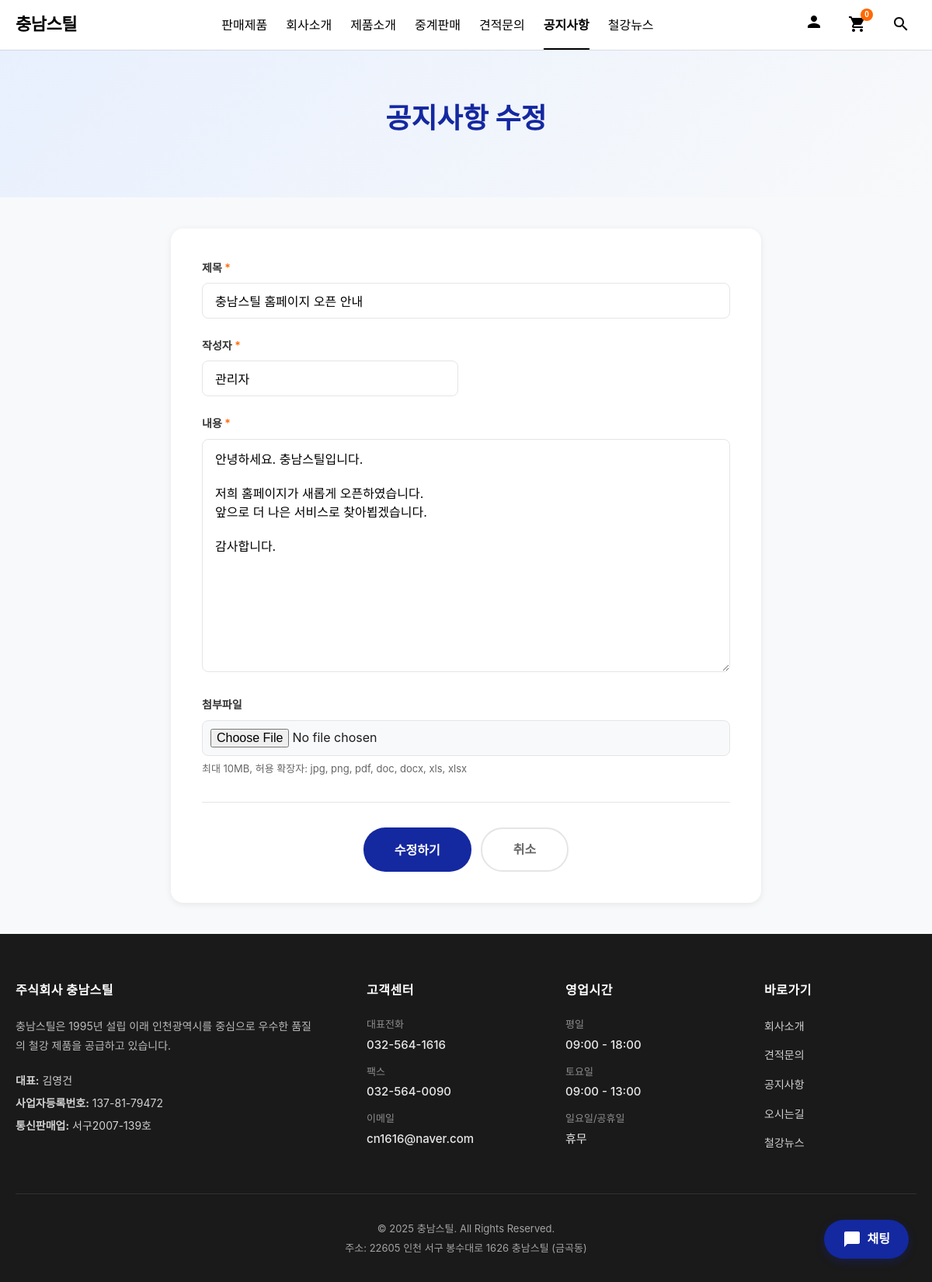
Screenshot of /board_edit.php?type=notice&id=1 (signed in) with the database file from the repository.
### tables this page shows
CREATE TABLE IF NOT EXISTS board_notice (
    id SERIAL PRIMARY KEY,
    title VARCHAR(255) NOT NULL,
    content TEXT NOT NULL,
    writer VARCHAR(100) NOT NULL,
    password VARCHAR(255) NOT NULL,
    attachment VARCHAR(255),
    view_count INTEGER DEFAULT 0,
    is_important BOOLEAN DEFAULT FALSE,
    created_at TIMESTAMP DEFAULT CURRENT_TIMESTAMP,
    updated_at TIMESTAMP DEFAULT CURRENT_TIMESTAMP
);

### board/board_template.php (called while the page is built, shortened)
<?php
class BoardTemplate {
    private $db;
    private $tableName;
    private $boardTitle;
    private $allowUpload;
    public function __construct($db, $boardType) {
        $this->db = $db;
        switch($boardType) {
            case 'notice':
                $this->tableName = 'board_notice';
                $this->boardTitle = '공지사항';
                $this->allowUpload = true;
                break;
        }
    }
    public function getPost($id) {
        $updateSql = "UPDATE {$this->tableName} SET view_count = view_count + 1 WHERE id = :id";
        $stmt = $this->db->prepare($updateSql);
        $stmt->bindParam(':id', $id);
        $stmt->execute();
        $sql = "SELECT * FROM {$this->tableName} WHERE id = :id";
        $stmt = $this->db->prepare($sql);
        $stmt->bindParam(':id', $id);
        $stmt->execute();
        return $stmt->fetch();
    }
    public function getBoardTitle() {
        return $this->boardTitle;
    }
    public function allowsUpload() {
        return $this->allowUpload;
    }
}
?>

### db.php (called while the page is built, shortened)
<?php
if (!function_exists('escape')) {
    function escape($str) {
        return htmlspecialchars($str, ENT_QUOTES, 'UTF-8');
    }
}
?>

### board_edit.php (the view, shortened to what this page needs)
<?php
require_once 'db.php';
require_once 'board/board_template.php';
$boardType = isset($_GET['type']) ? $_GET['type'] : '';
$id = isset($_GET['id']) ? (int)$_GET['id'] : 0;
$board = new BoardTemplate($pdo, $boardType);
$post = $board->getPost($id);
$authorized = false;
if (isset($_SESSION['board_edit_' . $id]) && $_SESSION['board_edit_' . $id] === true) {
    $authorized = true;
}
include 'head.php';
?>
<div class="page-header">
    <h2><?php echo $board->getBoardTitle(); ?> 수정</h2>
</div>
<section class="board-edit-section">
    <div class="edit-container">
        <?php if (!$authorized): ?>
            <form method="post" class="password-check-form">
                <h3>비밀번호 확인</h3>
                <p>게시글을 수정하려면 작성시 입력한 비밀번호를 입력해주세요.</p>
                <?php if (isset($passwordError)): ?>
                    <div class="alert error"><?php echo $passwordError; ?></div>
                <?php endif; ?>
                <div class="password-input-group">
                    <input type="password" name="password" placeholder="비밀번호를 입력하세요" required autofocus>
                </div>
                <div class="form-buttons">
                    <button type="submit" name="check_password" value="1" class="update-btn">확인</button>
                    <a href="board_view.php?type=<?php echo $boardType; ?>&id=<?php echo $id; ?>" class="cancel-btn">취소</a>
                </div>
            </form>
        <?php else: ?>
            <form method="post" enctype="multipart/form-data" class="edit-form">
                <div class="form-group">
                    <label for="title">제목 <span class="required">*</span></label>
                    <input type="text" id="title" name="title" value="<?php echo escape($post['title']); ?>" required>
                </div>
                <div class="form-row">
                    <div class="form-group">
                        <label for="writer">작성자 <span class="required">*</span></label>
                        <input type="text" id="writer" name="writer" value="<?php echo escape($post['writer']); ?>" required>
                    </div>
                </div>
                <div class="form-group">
                    <label for="content">내용 <span class="required">*</span></label>
                    <textarea id="content" name="content" required><?php echo escape($post['content']); ?></textarea>
                </div>
                <?php if ($board->allowsUpload()): ?>
                <div class="form-group">
                    <label for="attachment">첨부파일</label>
                    <input type="file" id="attachment" name="attachment" accept=".jpg,.jpeg,.png,.pdf,.doc,.docx,.xls,.xlsx">
                    <small>최대 10MB, 허용 확장자: jpg, png, pdf, doc, docx, xls, xlsx</small>
                </div>
                <?php endif; ?>
                <div class="form-buttons">
                    <button type="submit" class="update-btn">수정하기</button>
                    <a href="board_view.php?type=<?php echo $boardType; ?>&id=<?php echo $id; ?>" class="cancel-btn">취소</a>
                </div>
            </form>
        <?php endif; ?>
    </div>
</section>
<?php include 'tail.php'; ?>

### css/samsung-style.css (style rules this page uses)
:root { --primary-blue: #1428A0; --secondary-blue: #2C5AA0; --light-blue: #E8F0FE; --text-primary: #1D1D1F; --text-secondary: #666666; --border-color: #E5E5E7; --bg-light: #F8F9FA; --white: #FFFFFF; }
* { margin: 0; padding: 0; box-sizing: border-box; }
body { font-family: -apple-system, BlinkMacSystemFont, 'Segoe UI', 'Noto Sans KR', '맑은 고딕', sans-serif; font-size: 16px; line-height: 1.6; color: var(--text-primary); background-color: var(--bg-light); -webkit-font-smoothing: antialiased; }

### css/board-style.css (style rules this page uses)
.page-header { background: linear-gradient(135deg, #E8F0FE 0%, #F8F9FA 100%); padding: 60px 0; text-align: center; }
.page-header h2 { font-size: 36px; font-weight: 700; color: var(--primary-blue); margin-bottom: 12px; }

### board_edit.php (style rules this page uses)
.board-edit-section { background: #F8F9FA; padding: 40px 0; min-height: 600px; }
.edit-container { max-width: 800px; margin: 0 auto; padding: 0 20px; }
.edit-form { background: white; padding: 40px; border-radius: 16px; box-shadow: 0 2px 8px rgba(0,0,0,0.08); }
.form-row { display: grid; grid-template-columns: repeat(2, 1fr); gap: 20px; }
.form-group { margin-bottom: 24px; }
.form-group label { display: block; font-size: 14px; font-weight: 600; color: #333; margin-bottom: 8px; }
.required { color: #FF6900; }
.form-group input, .form-group select, .form-group textarea { width: 100%; padding: 12px 16px; border: 1px solid #E5E5E7; border-radius: 8px; font-size: 16px; font-family: inherit; transition: all 0.3s ease; }
.form-group textarea { resize: vertical; min-height: 300px; }
.form-group small { display: block; margin-top: 6px; font-size: 13px; color: #666; }
.form-group input[type="file"] { padding: 10px; background: #F8F9FA; }
.form-buttons { display: flex; gap: 12px; justify-content: center; margin-top: 32px; padding-top: 32px; border-top: 1px solid #E5E5E7; }
.update-btn, .cancel-btn { padding: 14px 40px; border-radius: 28px; font-size: 16px; font-weight: 600; transition: all 0.3s ease; cursor: pointer; text-decoration: none; display: inline-flex; align-items: center; justify-content: center; }
.update-btn { background: var(--primary-blue); color: white; border: none; }
.cancel-btn { background: white; color: #666; border: 2px solid #E5E5E7; }

### rows the page displays
board_notice: title "충남스틸 홈페이지 오픈 안내", writer "관리자", content "안녕하세요. 충남스틸입니다. 저희 홈페이지가 새롭게 오픈하였습니다. 앞으로 더 나은 서비스로 찾아뵙겠습니다. 감사합니다."

### other values shown
$board->getBoardTitle() "공지사항"
